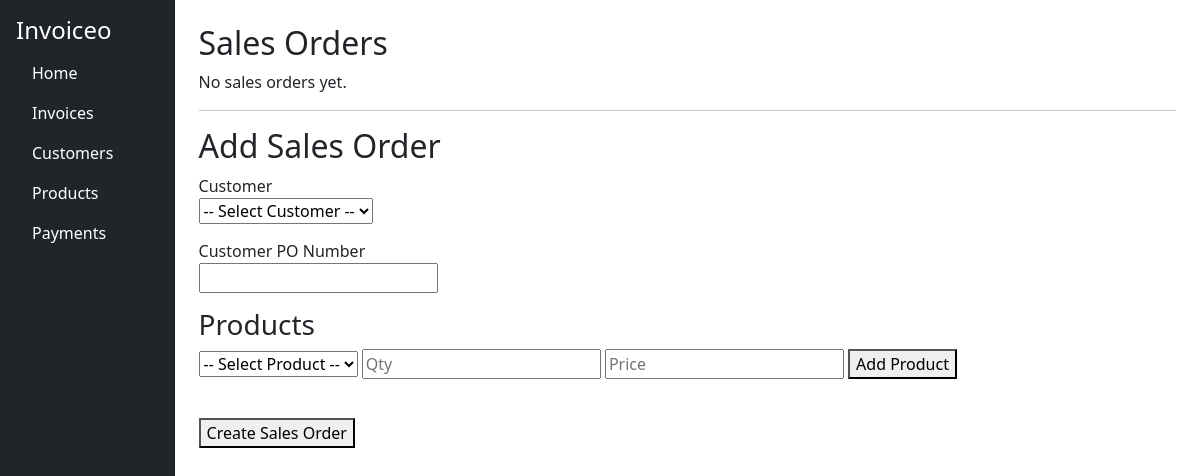
Before: /sales_orders with the older database file.
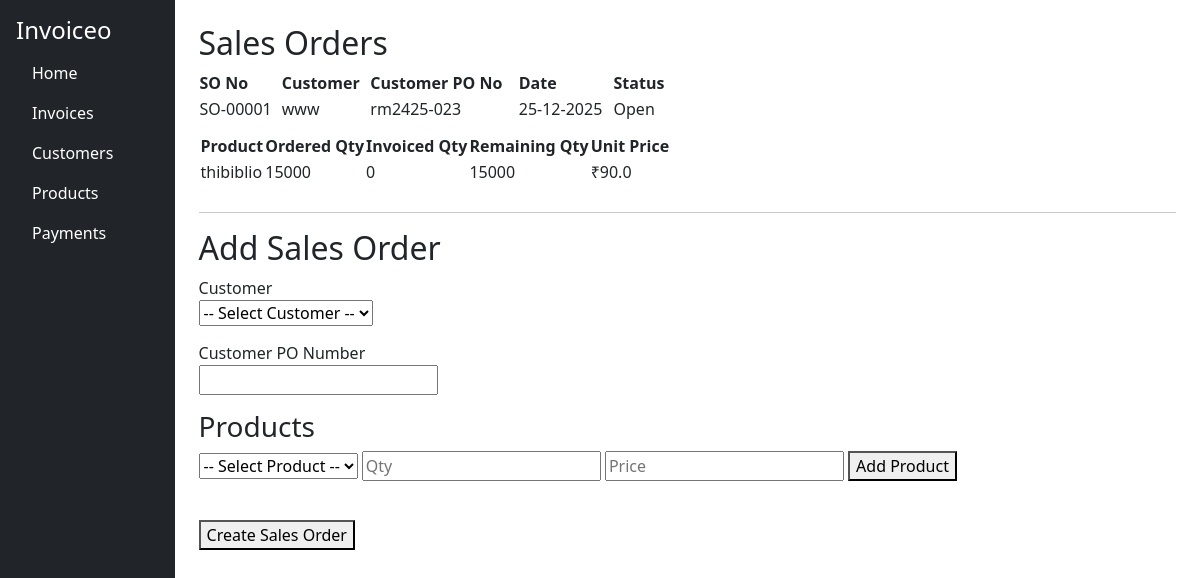
After: the same page with the newer database file.
### app.py (models this page shows)
class SalesOrder(db.Model):
    id = db.Column(db.Integer, primary_key=True)
    so_number = db.Column(db.String(20), unique=True, nullable=False)
    customer_po_number = db.Column(db.String(50), nullable=False)
    customer_id = db.Column(db.Integer, db.ForeignKey('customer.id'), nullable=False)
    order_date = db.Column(db.DateTime, default=datetime.utcnow)
    status = db.Column(db.String(30), default="Open")
    customer = db.relationship('Customer', backref='sales_orders')
    items = db.relationship(
        'SalesOrderItem',
        backref='sales_order',
        cascade='all, delete-orphan'
    )

class Customer(db.Model):
    id = db.Column(db.Integer, primary_key=True)
    customer_name = db.Column(db.String(100), nullable=False)
    customer_gstin = db.Column(db.String(15), nullable=False)
    customer_address = db.Column(db.String(300), nullable=False)
    billing_address = db.Column(db.String(300), nullable=False)
    receivables = db.Column(db.Float, default=0.0)

class SalesOrderItem(db.Model):
    id = db.Column(db.Integer, primary_key=True)
    sales_order_id = db.Column(
        db.Integer,
        db.ForeignKey('sales_order.id'),
        nullable=False
    )
    product_id = db.Column(db.Integer, db.ForeignKey('product.id'), nullable=False)
    product_name = db.Column(db.String(100), nullable=False)
    ordered_qty = db.Column(db.Integer, nullable=False)
    invoiced_qty = db.Column(db.Integer, default=0)
    unit_price = db.Column(db.Float, nullable=False)
    product = db.relationship('Product')

### app.py (the view)
@app.route('/sales_orders')
def sales_orders():
    orders = SalesOrder.query.order_by(SalesOrder.order_date.desc()).all()
    customers = Customer.query.all()
    products = Product.query.all()
    return render_template(
        'sales_orders.html',
        orders=orders,
        customers=customers,
        products=products
    )

### templates/sales_orders.html (shortened to what this page needs)
{% extends 'base.html' %}
{% block content %}
<h2>Sales Orders</h2>
{% if orders %}
<table>
    <thead>
        <tr>
            <th>SO No</th>
            <th>Customer</th>
            <th>Customer PO No</th>
            <th>Date</th>
            <th>Status</th>
        </tr>
    </thead>
    <tbody>
    {% for so in orders %}
        <tr>
            <td>{{ so.so_number }}</td>
            <td>{{ so.customer.customer_name }}</td>
            <td>{{ so.customer_po_number }}</td>
            <td>{{ so.order_date.strftime('%d-%m-%Y') }}</td>
            <td>{{ so.status }}</td>
        </tr>
        <tr>
            <td colspan="5">
                <table width="100%" style="margin:10px 0;">
                    <thead>
                        <tr>
                            <th>Product</th>
                            <th>Ordered Qty</th>
                            <th>Invoiced Qty</th>
                            <th>Remaining Qty</th>
                            <th>Unit Price</th>
                        </tr>
                    </thead>
                    <tbody>
                    {% for item in so.items %}
                        <tr>
                            <td>{{ item.product_name }}</td>
                            <td>{{ item.ordered_qty }}</td>
                            <td>{{ item.invoiced_qty }}</td>
                            <td>
                                {{ item.ordered_qty - item.invoiced_qty }}
                            </td>
                            <td>₹{{ item.unit_price }}</td>
                        </tr>
                    {% endfor %}
                    </tbody>
                </table>
            </td>
        </tr>
    {% endfor %}
    </tbody>
</table>
{% else %}
<p>No sales orders yet.</p>
{% endif %}
<hr>
<h2>Add Sales Order</h2>
<form method="POST" action="{{ url_for('add_sales_order') }}">
    <div class="form-section">
        <label>Customer</label><br>
        <select name="customer_id" required>
            <option value="">-- Select Customer --</option>
        </select>
    </div>
    <div class="form-section">
        <label>Customer PO Number</label><br>
        <input type="text" name="customer_po_number" required>
    </div>
    <div class="form-section">
        <h3>Products</h3>
        <select id="product_select">
            <option value="">-- Select Product --</option>
        </select>
        <input type="number" id="product_qty" min="1" placeholder="Qty">
        <input type="number" id="product_price" step="0.01" placeholder="Price">
        <button type="button" onclick="addSOItem()">Add Product</button>
    </div>
    <br>
    <button type="submit">Create Sales Order</button>
</form>
{% endblock %}

### templates/base.html (shortened to what this page needs)
<!DOCTYPE html>
<html lang="en">
<head>
    <link rel="stylesheet" href="https://cdn.jsdelivr.net/npm/bootstrap@5.3.0/dist/css/bootstrap.min.css">
</head>
<body>
    <div class="d-flex">
        <div class="bg-dark text-white p-3" style="width: 200px; height: 100vh;">
            <h4>Invoiceo</h4>
            <ul class="nav flex-column">
                <li class="nav-item"><a href="/" class="nav-link text-white">Home</a></li>
                <li class="nav-item"><a href="/invoices" class="nav-link text-white">Invoices</a></li>
                <li class="nav-item"><a href="/customers" class="nav-link text-white">Customers</a></li>
                <li class="nav-item"><a href="/products" class="nav-link text-white">Products</a></li>
                <li class="nav-item"><a href="/payments" class="nav-link text-white">Payments</a></li>
            </ul>
        </div>
        <div class="p-4" style="width: 100%;">
            {% block content %}{% endblock %}
        </div>
    </div>
</body>
</html>

### templates/sales_orders.html (style rules this page uses)
.form-section { margin-bottom: 15px; }

Changed rows visible on the page:
added SalesOrder: so_number "SO-00001", customer.customer_name "www", customer_po_number "rm2425-023", order_date "25-12-2025", status "Open"
added SalesOrderItem: product_name "thibiblio", ordered_qty "15000", invoiced_qty "0", item.ordered_qty-item.invoiced_qty "15000", unit_price "90.0"
Other visible differences:
text no longer shown: "No sales orders yet."
text now shown: "SO No Customer Customer PO No Date Status"
